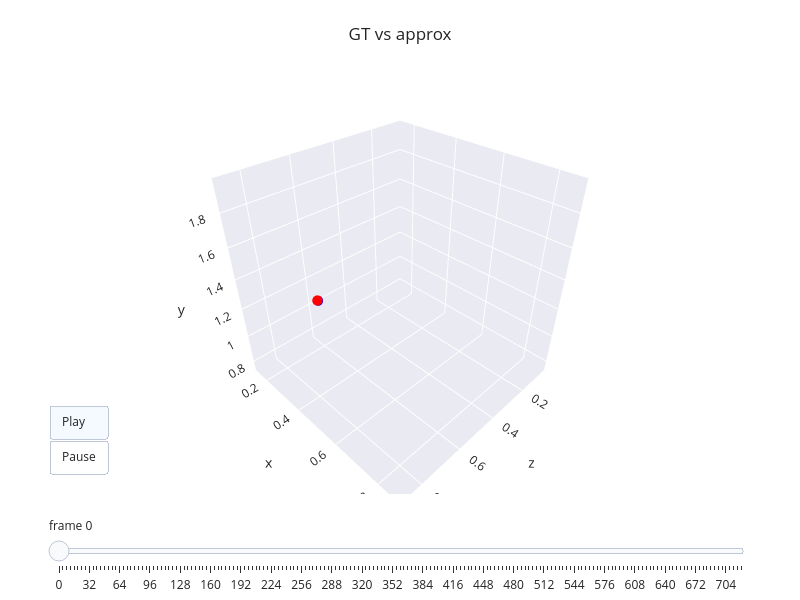

The code cell stored with this chart in its notebook:
### Code cell
ap = AnimatedPlotter(
    title="GT vs approx", 
    width=800, height=600, 
    margin={"t": 80, "b": 10, "l": 10, "r": 10},
    scene={"aspectmode": "cube"},
    scene_camera={"up": {"x": 0, "y": 1, "z": 0}},
    fps=30, stride=4
    )
ap = ap.add_trajectory(traj, name="ground truth", color="blue", trail_length=40, show_path=False)
ap = ap.add_trajectory(approx_traj, name="approx", color="red", trail_length=40, show_path=False)
ap.show()

### Figure 1 — Plotly figure (JSON) as saved in the notebook; plotly's stock layout.template omitted (floating-point values rounded to 4 significant figures)
{"data": [{"hoverinfo": "skip", "marker": {"opacity": 0, "size": 0.1}, "mode": "markers", "showlegend": false, "type": "scatter3d", "x": [0.1261, 0.8917], "y": [0.7242, 1.983], "z": [0.03622, 0.9024]}, {"line": {"color": "blue", "dash": "solid", "width": 3}, "mode": "lines", "name": "ground truth", "showlegend": false, "type": "scatter3d", "x": [0.1848], "y": [1.076], "z": [0.5964]}, {"marker": {"color": "blue", "size": 6}, "mode": "markers", "name": "ground truth", "showlegend": false, "type": "scatter3d", "x": [0.1848], "y": [1.076], "z": [0.5964]}, {"line": {"color": "red", "dash": "solid", "width": 3}, "mode": "lines", "name": "approx", "showlegend": false, "type": "scatter3d", "x": [0.1838], "y": [1.079], "z": [0.5983]}, {"marker": {"color": "red", "size": 6}, "mode": "markers", "name": "approx", "showlegend": false, "type": "scatter3d", "x": [0.1838], "y": [1.079], "z": [0.5983]}], "layout": {"height": 600, "margin": {"b": 10, "l": 10, "r": 10, "t": 80}, "scene": {"aspectmode": "cube", "camera": {"up": {"x": 0, "y": 1, "z": 0}}, "xaxis": {"autorange": false, "range": [0.1261, 0.8917]}, "yaxis": {"autorange": false, "range": [0.7242, 1.983]}, "zaxis": {"autorange": false, "range": [0.03622, 0.9024]}}, "sliders": [{"active": 0, "currentvalue": {"prefix": "frame "}, "len": 0.9, "steps": [{"args": [["0"], {"frame": {"duration": 0, "redraw": true}, "mode": "immediate"}], "label": "0", "method": "animate"}, {"args": [["4"], {"frame": {"duration": 0, "redraw": true}, "mode": "immediate"}], "label": "4", "method": "animate"}, {"args": [["8"], {"frame": {"duration": 0, "redraw": true}, "mode": "immediate"}], "label": "8", "method": "animate"}, {"args": [["12"], {"frame": {"duration": 0, "redraw": true}, "mode": "immediate"}], "label": "12", "method": "animate"}, {"args": [["16"], {"frame": {"duration": 0, "redraw": true}, "mode": "immediate"}], "label": "16", "method": "animate"}, {"args": [["20"], {"frame": {"duration": 0, "redraw": true}, "mode": "immediate"}], "label": "20", "method": "animate"}, {"args": [["24"], {"frame": {"duration": 0, "redraw": true}, "mode": "immediate"}], "label": "24", "method": "animate"}, {"args": [["28"], {"frame": {"duration": 0, "redraw": true}, "mode": "immediate"}], "label": "28", "method": "animate"}, {"args": [["32"], {"frame": {"duration": 0, "redraw": true}, "mode": "immediate"}], "label": "32", "method": "animate"}, {"args": [["36"], {"frame": {"duration": 0, "redraw": true}, "mode": "immediate"}], "label": "36", "method": "animate"}, {"args": [["40"], {"frame": {"duration": 0, "redraw": true}, "mode": "immediate"}], "label": "40", "method": "animate"}, {"args": [["44"], {"frame": {"duration": 0, "redraw": true}, "mode": "immediate"}], "label": "44", "method": "animate"}, {"args": [["48"], {"frame": {"duration": 0, "redraw": true}, "mode": "immediate"}], "label": "48", "method": "animate"}, {"args": [["52"], {"frame": {"duration": 0, "redraw": true}, "mode": "immediate"}], "label": "52", "method": "animate"}, {"args": [["56"], {"frame": {"duration": 0, "redraw": true}, "mode": "immediate"}], "label": "56", "method": "animate"}, {"args": [["60"], {"frame": {"duration": 0, "redraw": true}, "mode": "immediate"}], "label": "60", "method": "animate"}, {"args": [["64"], {"frame": {"duration": 0, "redraw": true}, "mode": "immediate"}], "label": "64", "method": "animate"}, {"args": [["68"], {"frame": {"duration": 0, "redraw": true}, "mode": "immediate"}], "label": "68", "method": "animate"}, {"args": [["72"], {"frame": {"duration": 0, "redraw": true}, "mode": "immediate"}], "label": "72", "method": "animate"}, {"args": [["76"], {"frame": {"duration": 0, "redraw": true}, "mode": "immediate"}], "label": "76", "method": "animate"}, {"args": [["80"], {"frame": {"duration": 0, "redraw": true}, "mode": "immediate"}], "label": "80", "method": "animate"}, {"args": [["84"], {"frame": {"duration": 0, "redraw": true}, "mode": "immediate"}], "label": "84", "method": "animate"}, {"args": [["88"], {"frame": {"duration": 0, "redraw": true}, "mode": "immediate"}], "label": "88", "method": "animate"}, {"args": [["92"], {"frame": {"duration": 0, "redraw": true}, "mode": "immediate"}], "label": "92", "method": "animate"}, {"args": [["96"], {"frame": {"duration": 0, "redraw": true}, "mode": "immediate"}], "label": "96", "method": "animate"}, {"args": [["100"], {"frame": {"duration": 0, "redraw": true}, "mode": "immediate"}], "label": "100", "method": "animate"}, {"args": [["104"], {"frame": {"duration": 0, "redraw": true}, "mode": "immediate"}], "label": "104", "method": "animate"}, {"args": [["108"], {"frame": {"duration": 0, "redraw": true}, "mode": "immediate"}], "label": "108", "method": "animate"}, {"args": [["112"], {"frame": {"duration": 0, "redraw": true}, "mode": "immediate"}], "label": "112", "method": "animate"}, {"args": [["116"], {"frame": {"duration": 0, "redraw": true}, "mode": "immediate"}], "label": "116", "method": "animate"}, {"args": [["120"], {"frame": {"duration": 0, "redraw": true}, "mode": "immediate"}], "label": "120", "method": "animate"}, {"args": [["124"], {"frame": {"duration": 0, "redraw": true}, "mode": "immediate"}], "label": "124", "method": "animate"}, {"args": [["128"], {"frame": {"duration": 0, "redraw": true}, "mode": "immediate"}], "label": "128", "method": "animate"}, {"args": [["132"], {"frame": {"duration": 0, "redraw": true}, "mode": "immediate"}], "label": "132", "method": "animate"}, {"args": [["136"], {"frame": {"duration": 0, "redraw": true}, "mode": "immediate"}], "label": "136", "method": "animate"}, {"args": [["140"], {"frame": {"duration": 0, "redraw": true}, "mode": "immediate"}], "label": "140", "method": "animate"}, {"args": [["144"], {"frame": {"duration": 0, "redraw": true}, "mode": "immediate"}], "label": "144", "method": "animate"}, {"args": [["148"], {"frame": {"duration": 0, "redraw": true}, "mode": "immediate"}], "label": "148", "method": "animate"}, {"args": [["152"], {"frame": {"duration": 0, "redraw": true}, "mode": "immediate"}], "label": "152", "method": "animate"}, {"args": [["156"], {"frame": {"duration": 0, "redraw": true}, "mode": "immediate"}], "label": "156", "method": "animate"}, {"args": [["160"], {"frame": {"duration": 0, "redraw": true}, "mode": "immediate"}], "label": "160", "method": "animate"}, {"args": [["164"], {"frame": {"duration": 0, "redraw": true}, "mode": "immediate"}], "label": "164", "method": "animate"}, {"args": [["168"], {"frame": {"duration": 0, "redraw": true}, "mode": "immediate"}], "label": "168", "method": "animate"}, {"args": [["172"], {"frame": {"duration": 0, "redraw": true}, "mode": "immediate"}], "label": "172", "method": "animate"}, {"args": [["176"], {"frame": {"duration": 0, "redraw": true}, "mode": "immediate"}], "label": "176", "method": "animate"}, {"args": [["180"], {"frame": {"duration": 0, "redraw": true}, "mode": "immediate"}], "label": "180", "method": "animate"}, {"args": [["184"], {"frame": {"duration": 0, "redraw": true}, "mode": "immediate"}], "label": "184", "method": "animate"}, {"args": [["188"], {"frame": {"duration": 0, "redraw": true}, "mode": "immediate"}], "label": "188", "method": "animate"}, {"args": [["192"], {"frame": {"duration": 0, "redraw": true}, "mode": "immediate"}], "label": "192", "method": "animate"}, {"args": [["196"], {"frame": {"duration": 0, "redraw": true}, "mode": "immediate"}], "label": "196", "method": "animate"}, {"args": [["200"], {"frame": {"duration": 0, "redraw": true}, "mode": "immediate"}], "label": "200", "method": "animate"}, {"args": [["204"], {"frame": {"duration": 0, "redraw": true}, "mode": "immediate"}], "label": "204", "method": "animate"}, {"args": [["208"], {"frame": {"duration": 0, "redraw": true}, "mode": "immediate"}], "label": "208", "method": "animate"}, {"args": [["212"], {"frame": {"duration": 0, "redraw": true}, "mode": "immediate"}], "label": "212", "method": "animate"}, {"args": [["216"], {"frame": {"duration": 0, "redraw": true}, "mode": "immediate"}], "label": "216", "method": "animate"}, {"args": [["220"], {"frame": {"duration": 0, "redraw": true}, "mode": "immediate"}], "label": "220", "method": "animate"}, {"args": [["224"], {"frame": {"duration": 0, "redraw": true}, "mode": "immediate"}], "label": "224", "method": "animate"}, {"args": [["228"], {"frame": {"duration": 0, "redraw": true}, "mode": "immediate"}], "label": "228", "method": "animate"}, {"args": [["232"], {"frame": {"duration": 0, "redraw": true}, "mode": "immediate"}], "label": "232", "method": "animate"}, {"args": [["236"], {"frame": {"duration": 0, "redraw": true}, "mode": "immediate"}], "label": "236", "method": "animate"}, {"args": [["240"], {"frame": {"duration": 0, "redraw": true}, "mode": "immediate"}], "label": "240", "method": "animate"}, {"args": [["244"], {"frame": {"duration": 0, "redraw": true}, "mode": "immediate"}], "label": "244", "method": "animate"}, {"args": [["248"], {"frame": {"duration": 0, "redraw": true}, "mode": "immediate"}], "label": "248", "method": "animate"}, {"args": [["252"], {"frame": {"duration": 0, "redraw": true}, "mode": "immediate"}], "label": "252", "method": "animate"}, {"args": [["256"], {"frame": {"duration": 0, "redraw": true}, "mode": "immediate"}], "label": "256", "method": "animate"}, {"args": [["260"], {"frame": {"duration": 0, "redraw": true}, "mode": "immediate"}], "label": "260", "method": "animate"}, {"args": [["264"], {"frame": {"duration": 0, "redraw": true}, "mode": "immediate"}], "label": "264", "method": "animate"}, {"args": [["268"], {"frame": {"duration": 0, "redraw": true}, "mode": "immediate"}], "label": "268", "method": "animate"}, {"args": [["272"], {"frame": {"duration": 0, "redraw": true}, "mode": "immediate"}], "label": "272", "method": "animate"}, {"args": [["276"], {"frame": {"duration": 0, "redraw": true}, "mode": "immediate"}], "label": "276", "method": "animate"}, {"args": [["280"], {"frame": {"duration": 0, "redraw": true}, "mode": "immediate"}], "label": "280", "method": "animate"}, {"args": [["284"], {"frame": {"duration": 0, "redraw": true}, "mode": "immediate"}], "label": "284", "method": "animate"}, {"args": [["288"], {"frame": {"duration": 0, "redraw": true}, "mode": "immediate"}], "label": "288", "method": "animate"}, {"args": [["292"], {"frame": {"duration": 0, "redraw": true}, "mode": "immediate"}], "label": "292", "method": "animate"}, {"args": [["296"], {"frame": {"duration": 0, "redraw": true}, "mode": "immediate"}], "label": "296", "method": "animate"}, {"args": [["300"], {"frame": {"duration": 0, "redraw": true}, "mode": "immediate"}], "label": "300", "method": "animate"}, {"args": [["304"], {"frame": {"duration": 0, "redraw": true}, "mode": "immediate"}], "label": "304", "method": "animate"}, {"args": [["308"], {"frame": {"duration": 0, "redraw": true}, "mode": "immediate"}], "label": "308", "method": "animate"}, {"args": [["312"], {"frame": {"duration": 0, "redraw": true}, "mode": "immediate"}], "label": "312", "method": "animate"}, {"args": [["316"], {"frame": {"duration": 0, "redraw": true}, "mode": "immediate"}], "label": "316", "method": "animate"}, {"args": [["320"], {"frame": {"duration": 0, "redraw": true}, "mode": "immediate"}], "label": "320", "method": "animate"}, {"args": [["324"], {"frame": {"duration": 0, "redraw": true}, "mode": "immediate"}], "label": "324", "method": "animate"}, {"args": [["328"], {"frame": {"duration": 0, "redraw": true}, "mode": "immediate"}], "label": "328", "method": "animate"}, {"args": [["332"], {"frame": {"duration": 0, "redraw": true}, "mode": "immediate"}], "label": "332", "method": "animate"}, {"args": [["336"], {"frame": {"duration": 0, "redraw": true}, "mode": "immediate"}], "label": "336", "method": "animate"}, {"args": [["340"], {"frame": {"duration": 0, "redraw": true}, "mode": "immediate"}], "label": "340", "method": "animate"}, {"args": [["344"], {"frame": {"duration": 0, "redraw": true}, "mode": "immediate"}], "label": "344", "method": "animate"}, {"args": [["348"], {"frame": {"duration": 0, "redraw": true}, "mode": "immediate"}], "label": "348", "method": "animate"}, {"args": [["352"], {"frame": {"duration": 0, "redraw": true}, "mode": "immediate"}], "label": "352", "method": "animate"}, {"args": [["356"], {"frame": {"duration": 0, "redraw": true}, "mode": "immediate"}], "label": "356", "method": "animate"}, {"args": [["360"], {"frame": {"duration": 0, "redraw": true}, "mode": "immediate"}], "label": "360", "method": "animate"}, {"args": [["364"], {"frame": {"duration": 0, "redraw": true}, "mode": "immediate"}], "label": "364", "method": "animate"}, {"args": [["368"], {"frame": {"duration": 0, "redraw": true}, "mode": "immediate"}], "label": "368", "method": "animate"}, {"args": [["372"], {"frame": {"duration": 0, "redraw": true}, "mode": "immediate"}], "label": "372", "method": "animate"}, {"args": [["376"], {"frame": {"duration": 0, "redraw": true}, "mode": "immediate"}], "label": "376", "method": "animate"}, {"args": [["380"], {"frame": {"duration": 0, "redraw": true}, "mode": "immediate"}], "label": "380", "method": "animate"}, {"args": [["384"], {"frame": {"duration": 0, "redraw": true}, "mode": "immediate"}], "label": "384", "method": "animate"}, {"args": [["388"], {"frame": {"duration": 0, "redraw": true}, "mode": "immediate"}], "label": "388", "method": "animate"}, {"args": [["392"], {"frame": {"duration": 0, "redraw": true}, "mode": "immediate"}], "label": "392", "method": "animate"}, {"args": [["396"], {"frame": {"duration": 0, "redraw": true}, "mode": "immediate"}], "label": "396", "method": "animate"}, {"args": [["400"], {"frame": {"duration": 0, "redraw": true}, "mode": "immediate"}], "label": "400", "method": "animate"}, {"args": [["404"], {"frame": {"duration": 0, "redraw": true}, "mode": "immediate"}], "label": "404", "method": "animate"}, {"args": [["408"], {"frame": {"duration": 0, "redraw": true}, "mode": "immediate"}], "label": "408", "method": "animate"}, {"args": [["412"], {"frame": {"duration": 0, "redraw": true}, "mode": "immediate"}], "label": "412", "method": "animate"}, {"args": [["416"], {"frame": {"duration": 0, "redraw": true}, "mode": "immediate"}], "label": "416", "method": "animate"}, {"args": [["420"], {"frame": {"duration": 0, "redraw": true}, "mode": "immediate"}], "label": "420", "method": "animate"}, {"args": [["424"], {"frame": {"duration": 0, "redraw": true}, "mode": "immediate"}], "label": "424", "method": "animate"}, {"args": [["428"], {"frame": {"duration": 0, "redraw": true}, "mode": "immediate"}], "label": "428", "method": "animate"}, {"args": [["432"], {"frame": {"duration": 0, "redraw": true}, "mode": "immediate"}], "label": "432", "method": "animate"}, {"args": [["436"], {"frame": {"duration": 0, "redraw": true}, "mode": "immediate"}], "label": "436", "method": "animate"}, {"args": [["440"], {"frame": {"duration": 0, "redraw": true}, "mode": "immediate"}], "label": "440", "method": "animate"}, {"args": [["444"], {"frame": {"duration": 0, "redraw": true}, "mode": "immediate"}], "label": "444", "method": "animate"}, {"args": [["448"], {"frame": {"duration": 0, "redraw": true}, "mode": "immediate"}], "label": "448", "method": "animate"}, {"args": [["452"], {"frame": {"duration": 0, "redraw": true}, "mode": "immediate"}], "label": "452", "method": "animate"}, {"args": [["456"], {"frame": {"duration": 0, "redraw": true}, "mode": "immediate"}], "label": "456", "method": "animate"}, {"args": [["460"], {"frame": {"duration": 0, "redraw": true}, "mode": "immediate"}], "label": "460", "method": "animate"}, {"args": [["464"], {"frame": {"duration": 0, "redraw": true}, "mode": "immediate"}], "label": "464", "method": "animate"}, {"args": [["468"], {"frame": {"duration": 0, "redraw": true}, "mode": "immediate"}], "label": "468", "method": "animate"}, {"args": [["472"], {"frame": {"duration": 0, "redraw": true}, "mode": "immediate"}], "label": "472", "method": "animate"}, {"args": [["476"], {"frame": {"duration": 0, "redraw": true}, "mode": "immediate"}], "label": "476", "method": "animate"}, {"args": [["480"], {"frame": {"duration": 0, "redraw": true}, "mode": "immediate"}], "label": "480", "method": "animate"}, {"args": [["484"], {"frame": {"duration": 0, "redraw": true}, "mode": "immediate"}], "label": "484", "method": "animate"}, {"args": [["488"], {"frame": {"duration": 0, "redraw": true}, "mode": "immediate"}], "label": "488", "method": "animate"}, {"args": [["492"], {"frame": {"duration": 0, "redraw": true}, "mode": "immediate"}], "label": "492", "method": "animate"}, {"args": [["496"], {"frame": {"duration": 0, "redraw": true}, "mode": "immediate"}], "label": "496", "method": "animate"}, {"args": [["500"], {"frame": {"duration": 0, "redraw": true}, "mode": "immediate"}], "label": "500", "method": "animate"}, {"args": [["504"], {"frame": {"duration": 0, "redraw": true}, "mode": "immediate"}], "label": "504", "method": "animate"}, {"args": [["508"], {"frame": {"duration": 0, "redraw": true}, "mode": "immediate"}], "label": "508", "method": "animate"}, {"args": [["512"], {"frame": {"duration": 0, "redraw": true}, "mode": "immediate"}], "label": "512", "method": "animate"}, {"args": [["516"], {"frame": {"duration": 0, "redraw": true}, "mode": "immediate"}], "label": "516", "method": "animate"}, {"args": [["520"], {"frame": {"duration": 0, "redraw": true}, "mode": "immediate"}], "label": "520", "method": "animate"}, {"args": [["524"], {"frame": {"duration": 0, "redraw": true}, "mode": "immediate"}], "label": "524", "method": "animate"}, {"args": [["528"], {"frame": {"duration": 0, "redraw": true}, "mode": "immediate"}], "label": "528", "method": "animate"}, {"args": [["532"], {"frame": {"duration": 0, "redraw": true}, "mode": "immediate"}], "label": "532", "method": "animate"}, {"args": [["536"], {"frame": {"duration": 0, "redraw": true}, "mode": "immediate"}], "label": "536", "method": "animate"}, {"args": [["540"], {"frame": {"duration": 0, "redraw": true}, "mode": "immediate"}], "label": "540", "method": "animate"}, {"args": [["544"], {"frame": {"duration": 0, "redraw": true}, "mode": "immediate"}], "label": "544", "method": "animate"}, {"args": [["548"], {"frame": {"duration": 0, "redraw": true}, "mode": "immediate"}], "label": "548", "method": "animate"}, {"args": [["552"], {"frame": {"duration": 0, "redraw": true}, "mode": "immediate"}], "label": "552", "method": "animate"}, {"args": [["556"], {"frame": {"duration": 0, "redraw": true}, "mode": "immediate"}], "label": "556", "method": "animate"}, {"args": [["560"], {"frame": {"duration": 0, "redraw": true}, "mode": "immediate"}], "label": "560", "method": "animate"}, {"args": [["564"], {"frame": {"duration": 0, "redraw": true}, "mode": "immediate"}], "label": "564", "method": "animate"}, {"args": [["568"], {"frame": {"duration": 0, "redraw": true}, "mode": "immediate"}], "label": "568", "method": "animate"}, {"args": [["572"], {"frame": {"duration": 0, "redraw": true}, "mode": "immediate"}], "label": "572", "method": "animate"}, {"args": [["576"], {"frame": {"duration": 0, "redraw": true}, "mode": "immediate"}], "label": "576", "method": "animate"}, {"args": [["580"], {"frame": {"duration": 0, "redraw": true}, "mode": "immediate"}], "label": "580", "method": "animate"}, {"args": [["584"], {"frame": {"duration": 0, "redraw": true}, "mode": "immediate"}], "label": "584", "method": "animate"}, {"args": [["588"], {"frame": {"duration": 0, "redraw": true}, "mode": "immediate"}], "label": "588", "method": "animate"}, {"args": [["592"], {"frame": {"duration": 0, "redraw": true}, "mode": "immediate"}], "label": "592", "method": "animate"}, {"args": [["596"], {"frame": {"duration": 0, "redraw": true}, "mode": "immediate"}], "label": "596", "method": "animate"}, {"args": [["600"], {"frame": {"duration": 0, "redraw": true}, "mode": "immediate"}], "label": "600", "method": "animate"}, {"args": [["604"], {"frame": {"duration": 0, "redraw": true}, "mode": "immediate"}], "label": "604", "method": "animate"}, {"args": [["608"], {"frame": {"duration": 0, "redraw": true}, "mode": "immediate"}], "label": "608", "method": "animate"}, {"args": [["612"], {"frame": {"duration": 0, "redraw": true}, "mode": "immediate"}], "label": "612", "method": "animate"}, {"args": [["616"], {"frame": {"duration": 0, "redraw": true}, "mode": "immediate"}], "label": "616", "method": "animate"}, {"args": [["620"], {"frame": {"duration": 0, "redraw": true}, "mode": "immediate"}], "label": "620", "method": "animate"}, {"args": [["624"], {"frame": {"duration": 0, "redraw": true}, "mode": "immediate"}], "label": "624", "method": "animate"}, {"args": [["628"], {"frame": {"duration": 0, "redraw": true}, "mode": "immediate"}], "label": "628", "method": "animate"}, {"args": [["632"], {"frame": {"duration": 0, "redraw": true}, "mode": "immediate"}], "label": "632", "method": "animate"}, {"args": [["636"], {"frame": {"duration": 0, "redraw": true}, "mode": "immediate"}], "label": "636", "method": "animate"}, {"args": [["640"], {"frame": {"duration": 0, "redraw": true}, "mode": "immediate"}], "label": "640", "method": "animate"}, {"args": [["644"], {"frame": {"duration": 0, "redraw": true}, "mode": "immediate"}], "label": "644", "method": "animate"}, {"args": [["648"], {"frame": {"duration": 0, "redraw": true}, "mode": "immediate"}], "label": "648", "method": "animate"}, {"args": [["652"], {"frame": {"duration": 0, "redraw": true}, "mode": "immediate"}], "label": "652", "method": "animate"}, {"args": [["656"], {"frame": {"duration": 0, "redraw": true}, "mode": "immediate"}], "label": "656", "method": "animate"}, {"args": [["660"], {"frame": {"duration": 0, "redraw": true}, "mode": "immediate"}], "label": "660", "method": "animate"}, {"args": [["664"], {"frame": {"duration": 0, "redraw": true}, "mode": "immediate"}], "label": "664", "method": "animate"}, {"args": [["668"], {"frame": {"duration": 0, "redraw": true}, "mode": "immediate"}], "label": "668", "method": "animate"}, {"args": [["672"], {"frame": {"duration": 0, "redraw": true}, "mode": "immediate"}], "label": "672", "method": "animate"}, {"args": [["676"], {"frame": {"duration": 0, "redraw": true}, "mode": "immediate"}], "label": "676", "method": "animate"}, {"args": [["680"], {"frame": {"duration": 0, "redraw": true}, "mode": "immediate"}], "label": "680", "method": "animate"}, {"args": [["684"], {"frame": {"duration": 0, "redraw": true}, "mode": "immediate"}], "label": "684", "method": "animate"}, {"args": [["688"], {"frame": {"duration": 0, "redraw": true}, "mode": "immediate"}], "label": "688", "method": "animate"}, {"args": [["692"], {"frame": {"duration": 0, "redraw": true}, "mode": "immediate"}], "label": "692", "method": "animate"}, {"args": [["696"], {"frame": {"duration": 0, "redraw": true}, "mode": "immediate"}], "label": "696", "method": "animate"}, {"args": [["700"], {"frame": {"duration": 0, "redraw": true}, "mode": "immediate"}], "label": "700", "method": "animate"}, {"args": [["704"], {"frame": {"duration": 0, "redraw": true}, "mode": "immediate"}], "label": "704", "method": "animate"}, {"args": [["708"], {"frame": {"duration": 0, "redraw": true}, "mode": "immediate"}], "label": "708", "method": "animate"}, {"args": [["712"], {"frame": {"duration": 0, "redraw": true}, "mode": "immediate"}], "label": "712", "method": "animate"}, {"args": [["716"], {"frame": {"duration": 0, "redraw": true}, "mode": "immediate"}], "label": "716", "method": "animate"}, {"args": [["720"], {"frame": {"duration": 0, "redraw": true}, "mode": "immediate"}], "label": "720", "method": "animate"}], "x": 0.05}], "title": {"text": "GT vs approx"}, "updatemenus": [{"buttons": [{"args": [null, {"frame": {"duration": 132, "redraw": true}, "fromcurrent": true}], "label": "Play", "method": "animate"}, {"args": [[null], {"frame": {"duration": 0, "redraw": false}, "mode": "immediate"}], "label": "Pause", "method": "animate"}], "type": "buttons", "x": 0.05, "xanchor": "left", "y": 0.05, "yanchor": "bottom"}], "width": 800}}
